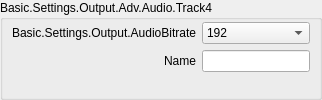
                            <widget class="QGroupBox" name="groupBox_4">
                             <property name="sizePolicy">
                              <sizepolicy hsizetype="Preferred" vsizetype="Preferred">
                               <horstretch>0</horstretch>
                               <verstretch>0</verstretch>
                              </sizepolicy>
                             </property>
                             <property name="title">
                              <string>Basic.Settings.Output.Adv.Audio.Track4</string>
                             </property>
                             <layout class="QFormLayout" name="formLayout_13">
                              <property name="fieldGrowthPolicy">
                               <enum>QFormLayout::AllNonFixedFieldsGrow</enum>
                              </property>
                              <property name="labelAlignment">
                               <set>Qt::AlignRight|Qt::AlignTrailing|Qt::AlignVCenter</set>
                              </property>
                              <property name="leftMargin">
                               <number>9</number>
                              </property>
                              <property name="topMargin">
                               <number>2</number>
                              </property>
                              <property name="rightMargin">
                               <number>9</number>
                              </property>
                              <property name="bottomMargin">
                               <number>9</number>
                              </property>
                              <item row="0" column="0">
                               <widget class="QLabel" name="advOutTrack4BitrateLabel">
                                <property name="minimumSize">
                                 <size>
                                  <width>170</width>
                                  <height>0</height>
                                 </size>
                                </property>
                                <property name="text">
                                 <string>Basic.Settings.Output.AudioBitrate</string>
                                </property>
                                <property name="alignment">
                                 <set>Qt::AlignRight|Qt::AlignTrailing|Qt::AlignVCenter</set>
                                </property>
                                <property name="buddy">
                                 <cstring>advOutTrack4Bitrate</cstring>
                                </property>
                               </widget>
                              </item>
                              <item row="0" column="1">
                               <widget class="QComboBox" name="advOutTrack4Bitrate">
                                <property name="sizePolicy">
                                 <sizepolicy hsizetype="Preferred" vsizetype="Preferred">
                                  <horstretch>0</horstretch>
                                  <verstretch>0</verstretch>
                                 </sizepolicy>
                                </property>
                                <property name="currentIndex">
                                 <number>8</number>
                                </property>
                                <item>
                                 <property name="text">
                                  <string>32</string>
                                 </property>
                                </item>
                                <item>
                                 <property name="text">
                                  <string>48</string>
                                 </property>
                                </item>
                                <item>
                                 <property name="text">
                                  <string>64</string>
                                 </property>
                                </item>
                                <item>
                                 <property name="text">
                                  <string>80</string>
                                 </property>
                                </item>
                                <item>
                                 <property name="text">
                                  <string>96</string>
                                 </property>
                                </item>
                                <item>
                                 <property name="text">
                                  <string>112</string>
                                 </property>
                                </item>
                                <item>
                                 <property name="text">
                                  <string>128</string>
                                 </property>
                                </item>
                                <item>
                                 <property name="text">
                                  <string>160</string>
                                 </property>
                                </item>
                                <item>
                                 <property name="text">
                                  <string>192</string>
                                 </property>
                                </item>
                                <item>
                                 <property name="text">
                                  <string>256</string>
                                 </property>
                                </item>
                                <item>
                                 <property name="text">
                                  <string>320</string>
                                 </property>
                                </item>
                               </widget>
                              </item>
                              <item row="1" column="0">
                               <widget class="QLabel" name="label_54">
                                <property name="text">
                                 <string>Name</string>
                                </property>
                                <property name="buddy">
                                 <cstring>advOutTrack4Name</cstring>
                                </property>
                               </widget>
                              </item>
                              <item row="1" column="1">
                               <widget class="QLineEdit" name="advOutTrack4Name">
                                <property name="sizePolicy">
                                 <sizepolicy hsizetype="Expanding" vsizetype="Preferred">
                                  <horstretch>0</horstretch>
                                  <verstretch>0</verstretch>
                                 </sizepolicy>
                                </property>
                               </widget>
                              </item>
                             </layout>
                            </widget>
